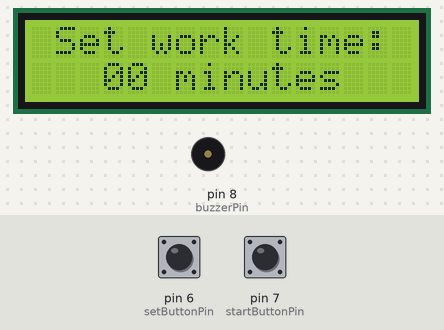
Bench run of a sketch on a simulated Arduino Uno, built with avr-gcc and run on an emulated ATmega328P. Parts: 16×2 character LCD, buzzer (waves = sounding, pin HIGH). The test bench sets the inputs (shaded band); at power-on: pin 7 (startButtonPin) HIGH, pin 6 (setButtonPin) HIGH.

Above: at 5.6 s.
5.7 s: pin 7 (startButtonPin) pulled LOW for 0.2 s
At 6.7 s:
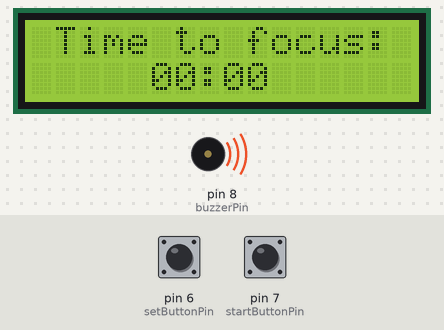
At 9.0 s:
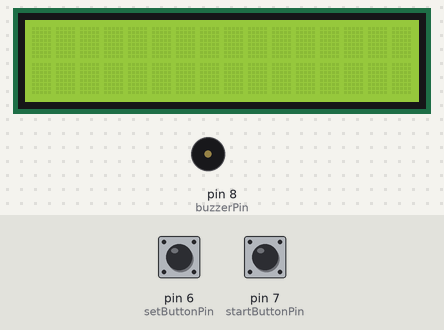
Timing chart, 0 to 10.5 s (numbered marks = the images above; inputs shaded):
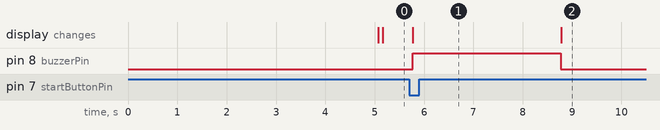

The sketch:

pomodro_timer.ino
```cpp
//pomodoro timer for arduino by Kamil Richter
#include <LiquidCrystal.h> // library for LCD

LiquidCrystal lcd(12, 11, 5, 4, 3, 2);
int workTime;
int minutesLeft;
unsigned long currentTime;
unsigned long lastTime;
const int setButtonPin=6;
const int startButtonPin=7;
const int buzzerPin=8;
static int a=0; //by this variable program will know what will happen next, break or work

void setup() {
  lcd.begin(16, 2);
  pinMode(setButtonPin, INPUT_PULLUP);
  pinMode(startButtonPin, INPUT_PULLUP);
  pinMode(buzzerPin, OUTPUT);
  lcd.setCursor(4,0);
  lcd.print("Pomodoro");
  lcd.setCursor(5,1);
  lcd.print("Timer");
}

void loop(){
    workTime=0;
    delay(5000); //delay for showing title
    display();
    lastTime=millis();
    countdown(minutesLeft);
    buzzer(buzzerPin);
    lcd.clear();
}
// function that allows you to set time for work/break by set button,
// start button confirms time. When time is over 60 minutes, program returns time at
// 0 minutes again. The interval is 5 minutes.

int timeSet(int time){
    while(digitalRead(startButtonPin) == HIGH){
        if(digitalRead(6) == LOW){
            time=time+5;
            delay(200);
        } else {delay(100);}
    lcd.setCursor(3,1);
    if(time<10)
     {
     lcd.print("0");
     lcd.print(time);}
    else{lcd.print(time);}
    if(time>60)
    {
      time=0;
      continue;}
    }
    return time;
}
// function to countdown work/break time. It uses a millis() function to deduct seconds
void countdown(int time){
    lastTime=millis();
    time=time-1;
    int secondsLeft=60;
    while(time >= 0 ){
    currentTime=millis();
    if((currentTime-lastTime) >= 1000){
        secondsLeft=secondsLeft-1;
        lcd.setCursor(5,1);
        if(time<10){lcd.print("0");}
    lcd.print(time);
    lcd.setCursor(7,1);
    lcd.print(":");
    if(secondsLeft<10){lcd.print("0");}
    lcd.print(secondsLeft);
    lastTime=currentTime;
    if(secondsLeft==0){
        time=time-1;
        secondsLeft=60;
       }
     }
    }
}
// function to beep when time is over
void buzzer(int pin){
   digitalWrite(pin, HIGH); // when worktime is over buzzer will beep
   delay(3000);
   digitalWrite(pin, LOW);
}
// function to display settings menu, where loop is over a increment. So when work time
// ends, break time starts.
void display(){
lcd.setCursor(1,0);
    lcd.print("Set ");
    if(a%2==0){
        lcd.print("work time: ");
    }
    else { lcd.print("break time"); }
    lcd.setCursor(3,1);
    lcd.print(workTime);
    lcd.print("  minutes");
    minutesLeft=timeSet(workTime);
    lcd.clear();
  	lcd.setCursor(1,0);
    if(a%2==0){
  	lcd.print("Time to focus:");}
      else{lcd.print("Time for break: ");}
  	lcd.setCursor(5, 1);
  	if(minutesLeft<10)
     {
     lcd.print("0");
     }
    lcd.print(minutesLeft);
    lcd.print(":00");
    a=a+1;
}
```

Measured:
- after the input at 5.7 s, pin 8 (buzzerPin): LOW → HIGH after 0.08 s, → LOW 3.0 s later; the display: changes after 0.08 s (image 1)
